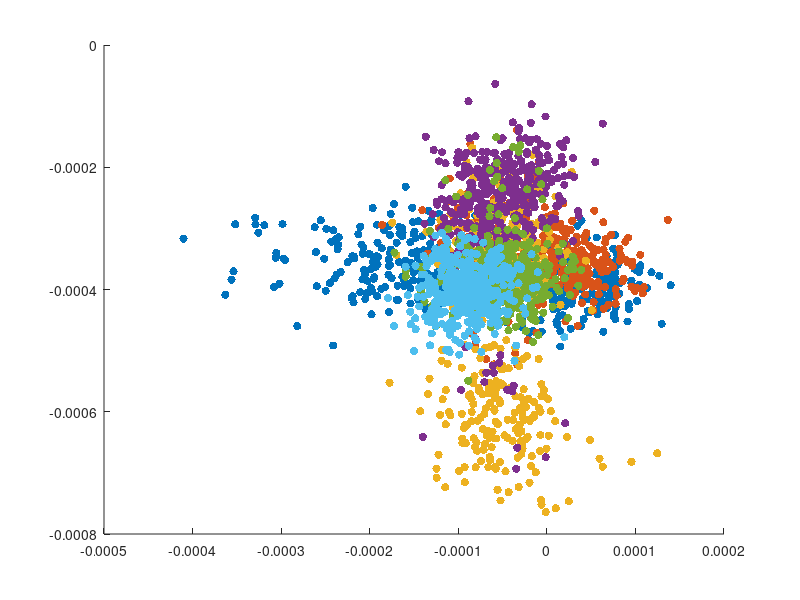

MATLAB code for this plot: (Note: this script raises an error after producing the figure.)

%% method of getting lda eigenvalue and eigenvaktor for all
% x as the total result +feature. x=...
clc;clear;
load('NIRTable.mat');
x = NIRdata;
[n,m]= size(x);
feature = x(:,1:m-1);
result = x(:,m);
% get distinct class
class = unique(result);
classnumber = length(class);
overallmean = mean(feature);
sw = zeros(1,1);
sb = zeros(1,1);
% do the process for each class
for i = 1:classnumber
featurethisid = find(result == class(i));
dataset = feature(featurethisid,:);
meanthis = mean(dataset);
dataset = dataset - repmat(meanthis, length(featurethisid),1);
% between features
sw = sw + dataset'*dataset;
% in features
sb = sb + length(featurethisid)*(meanthis-overallmean)'*(meanthis-overallmean);
end
% get the matrix
matrix = inv(sw)*sb;
% do the analysis
e =  eig(matrix);
[V,D] = eig(matrix);
v=V(:,1:6);
feature=feature*v;
NIRldareduced= [feature,result];
%show the result: 
figure(1)
hold on;
scatter(NIRldareduced(1:400,6),NIRldareduced(1:400,5),'filled');
scatter(NIRldareduced(401:782,6),NIRldareduced(401:782,5),'filled');
scatter(NIRldareduced(783:1182,6),NIRldareduced(783:1182,5),'filled');
scatter(NIRldareduced(1183:1582,6),NIRldareduced(1183:1582,5),'filled');
scatter(NIRldareduced(1583:1982,6),NIRldareduced(1583:1982,5),'filled');
scatter(NIRldareduced(1983:2382,6),NIRldareduced(1983:2382,5),'filled');
scatter(NIRldareduced(2383:2674,6),NIRldareduced(2383:2674,5),'filled');
scatter(NIRldareduced(2675:3074,6),NIRldareduced(2675:3074,5),'filled');
scatter(NIRldareduced(3075:3274,6),NIRldareduced(3075:3274,5),'filled');
scatter(NIRldareduced(3275:3674,6),NIRldareduced(3275:3674,5),'filled');
legend('durchgefabrt','gKarton','gPaper','Magazine','Wellpappe','Werbehefte','wKarton','wPapier','wWellpappe','Zeitung');
hold off;
